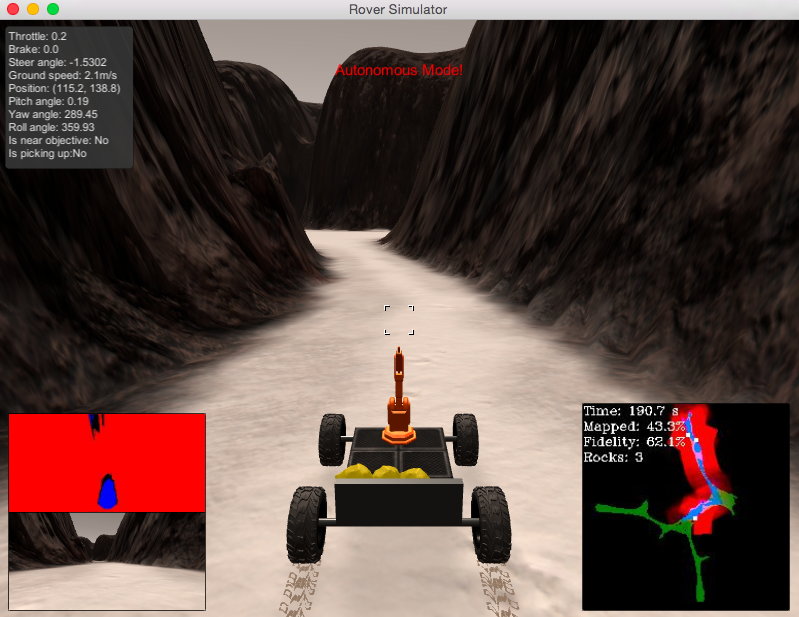
#> input picture writeup_images/autonomous .png, 799 x 617 px
$ python -i perception.py   (imports and definitions only)   (older library calls are emulated)
#> lines starting #> are read from the running program, lines starting #| are printed output that depends on the picture; after the words box and inside, x2 and y2 are one past the last pixel; in counts of white or black regions, pixels touching at a corner belong together
#> further down, picture is the input picture: shape (617, 799, 3); mean B, G, R 66.5, 71.9, 92.3
import numpy as np
import cv2

# Identify pixels above the threshold
# Threshold of RGB > 160 does a nice job of identifying ground pixels only
# [13 lines left out: function color_thresh, not called in this run]

def classify_pixels(img):
    low_yellow = np.array([100, 100, 0], dtype = "uint8")
    high_yellow = np.array([255, 255, 80], dtype = "uint8")
    rocks_pix = cv2.inRange(img, low_yellow, high_yellow)
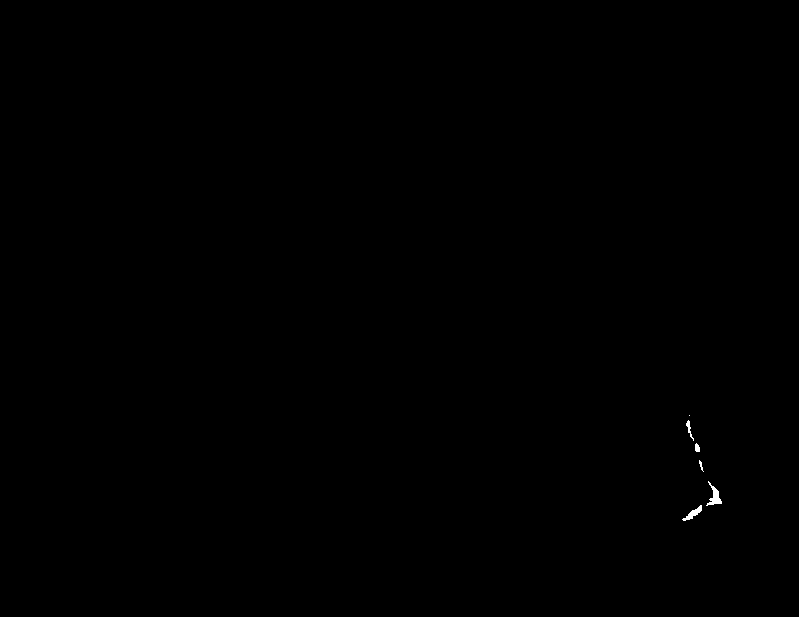
#> rocks_pix: shape (617, 799); 0.08% white; 6 white regions (1 under 20 px), largest, box (x1, y1, x2, y2) and area: (706, 481, 722, 506) 152, (682, 505, 702, 521) 113, (686, 420, 694, 441) 51, (695, 443, 700, 452) 36, (699, 460, 704, 472) 23

    low_black = np.array([0, 0, 0], dtype = "uint8")
    high_black = np.array([160, 160, 160], dtype = "uint8")
    obstacles_pix = cv2.inRange(img, low_black, high_black)
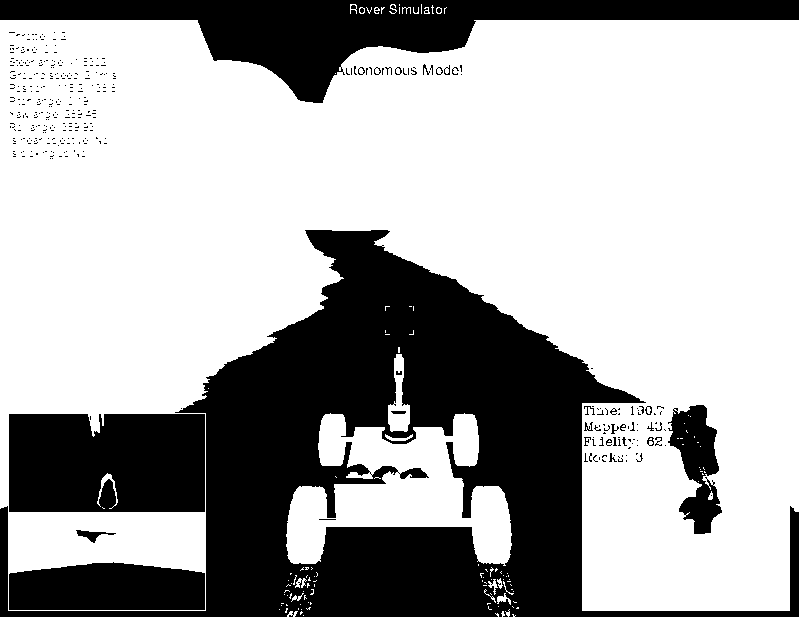
#> obstacles_pix: shape (617, 799); 66.8% white; 409 black regions (379 under 20 px), largest, box (x1, y1, x2, y2) and area: (0, 230, 799, 617) 103522, (0, 0, 799, 103) 27315, (9, 414, 205, 512) 18825

    low_white = np.array([161, 161, 161], dtype = "uint8")
    high_white = np.array([255, 255, 255], dtype = "uint8")
    navig_pix = cv2.inRange(img, low_white, high_white)
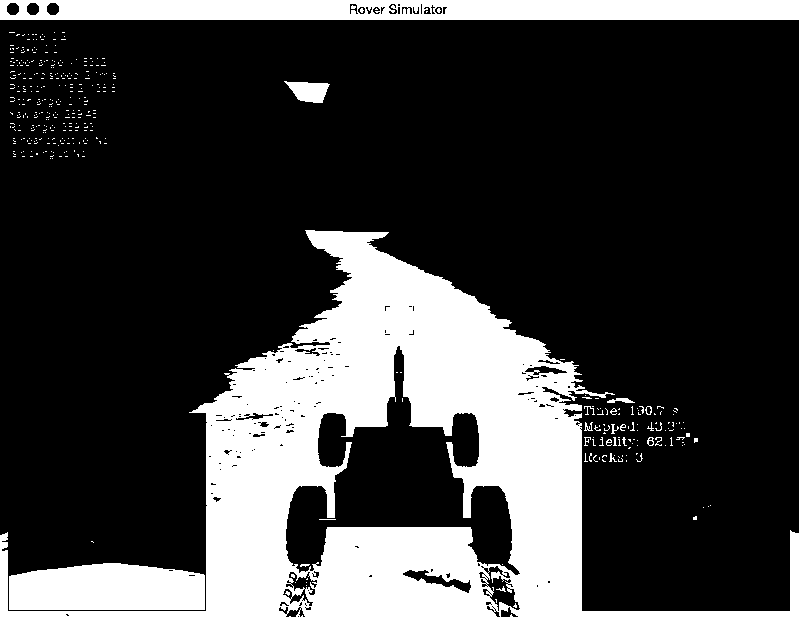
#> navig_pix: shape (617, 799); 24.2% white; 433 white regions (412 under 20 px), largest, box (x1, y1, x2, y2) and area: (0, 230, 799, 617) 93448, (0, 0, 799, 20) 15232, (9, 563, 205, 610) 8191

    return rocks_pix, obstacles_pix, navig_pix

# Define a function to convert to rover-centric coordinates
# [119 lines left out: functions rover_coords, to_polar_coords, rotate_pix, translate_pix, pix_to_world, perspect_transform and 1 more, not called in this run]

>>> import cv2
>>> picture = cv2.imread('../writeup_images/autonomous .png')
>>> result = classify_pixels(picture)

$ run again, on writeup_images/rock.png
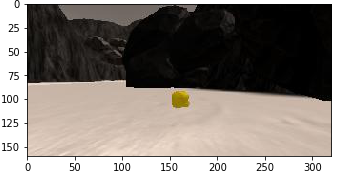
#> input picture writeup_images/rock.png, 342 x 179 px
#> picture is the input picture: shape (179, 342, 3); mean B, G, R 122.9, 128.8, 135.8
#> rocks_pix: shape (179, 342); every value is 0
#> in classify_pixels, `obstacles_pix = cv2.inRange(img, low_black, high_black)`:
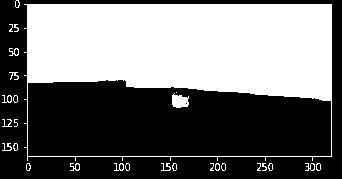
#> obstacles_pix: shape (179, 342); 44.5% white; 28 white regions (8 under 20 px), largest, box (x1, y1, x2, y2) and area: (24, 4, 332, 161) 26446, (172, 93, 189, 108) 188, (9, 48, 19, 56) 40
#> in classify_pixels, `navig_pix = cv2.inRange(img, low_white, high_white)`:
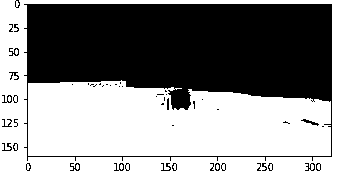
#> navig_pix: shape (179, 342); 54.7% white; 52 black regions (31 under 20 px), largest, box (x1, y1, x2, y2) and area: (24, 4, 332, 161) 26972, (301, 119, 319, 126) 43, (9, 48, 19, 56) 40
